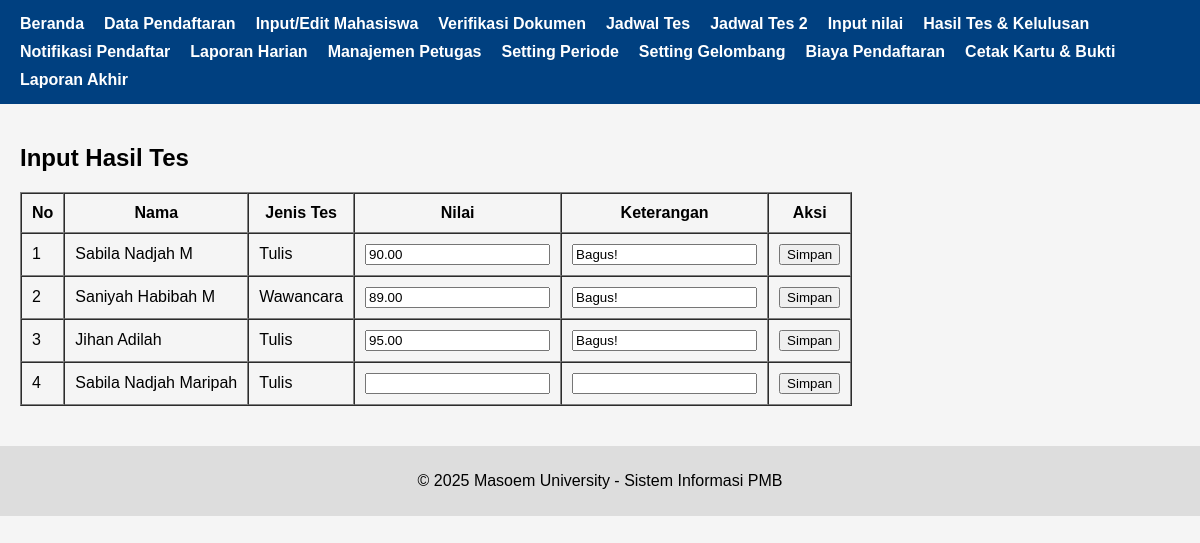
/pages/input_hasil_tes.php, run on the app's committed database.
### tables this page shows
CREATE TABLE `jadwal_tes` (
  `id` int(11) NOT NULL,
  `username` varchar(50) NOT NULL,
  `jenis_tes` varchar(50) NOT NULL,
  `tanggal_tes` date NOT NULL,
  `jam_tes` time NOT NULL,
  `lokasi` varchar(100) DEFAULT NULL,
  `nilai` decimal(5,2) DEFAULT NULL,
  `keterangan` text DEFAULT NULL
);

CREATE TABLE `pendaftar` (
  `id` int(11) NOT NULL,
  `username` varchar(50) DEFAULT NULL,
  `prodi` varchar(100) DEFAULT NULL,
  `nama` varchar(100) DEFAULT NULL,
  `whatsapp` varchar(20) DEFAULT NULL,
  `asal_sekolah` varchar(100) DEFAULT NULL,
  `tahun_lulus` int(11) DEFAULT NULL,
  `created_at` timestamp NOT NULL DEFAULT current_timestamp(),
  `status_verifikasi` enum('belum','sudah') DEFAULT 'belum',
  `status_kelulusan` enum('Lulus','Tidak Lulus','Belum Ditetapkan') DEFAULT 'Belum Ditetapkan',
  `bukti_pembayaran` varchar(255) DEFAULT NULL,
  `status_pembayaran` enum('belum','sudah') DEFAULT 'belum'
);

### pages/input_hasil_tes.php (the view, shortened to what this page needs)
<?php
include '../header.php';
$conn = new mysqli("localhost", "root", "", "pmb");
$result = $conn->query("
  SELECT j.*, p.nama FROM jadwal_tes j
  JOIN pendaftar p ON j.username = p.username
  ORDER BY j.tanggal_tes DESC
");
?>
<div class="container">
  <h2>Input Hasil Tes</h2>
  <table border="1" cellpadding="10" cellspacing="0">
    <tr>
      <th>No</th>
      <th>Nama</th>
      <th>Jenis Tes</th>
      <th>Nilai</th>
      <th>Keterangan</th>
      <th>Aksi</th>
    </tr>
    <?php $no = 1; while ($row = $result->fetch_assoc()): ?>
      <tr>
        <form method="post">
          <td><?= $no++ ?></td>
          <td><?= htmlspecialchars($row['nama']) ?></td>
          <td><?= htmlspecialchars($row['jenis_tes']) ?></td>
          <td>
            <input type="number" step="0.01" name="nilai" value="<?= htmlspecialchars($row['nilai']) ?>" required>
          </td>
          <td>
            <input type="text" name="keterangan" value="<?= htmlspecialchars($row['keterangan']) ?>" required>
          </td>
          <td>
            <button type="submit">Simpan</button>
          </td>
        </form>
      </tr>
    <?php endwhile; ?>
  </table>
</div>
<?php
include '../footer.php';
?>

### header.php (shortened to what this page needs)
<!DOCTYPE html>
<html>
<head>
  <link rel="stylesheet" href="assets/style.css">
</head>
<body>
  <nav>
    <ul>
      <li><a href="index.php">Beranda</a></li>
      <li><a href="pages/data_pendaftaran.php">Data Pendaftaran</a></li>
      <li><a href="pages/input_data_mahasiswa.php">Input/Edit Mahasiswa</a></li>
      <li><a href="pages/verifikasi_dokumen.php">Verifikasi Dokumen</a></li>
      <li><a href="pages/jadwal_tes.php">Jadwal Tes</a></li>
      <li><a href="pages/lihat_jadwal_tes.php">Jadwal Tes 2</a></li>
      <li><a href="pages/input_hasil_tes.php">Input nilai</a></li>
      <li><a href="pages/kelulusan.php">Hasil Tes & Kelulusan</a></li>
      <li><a href="pages/notifikasi_pendaftar.php">Notifikasi Pendaftar</a></li>
      <li><a href="pages/laporan_harian.php">Laporan Harian</a></li>
      <li><a href="pages/manajemen_akun.php">Manajemen Petugas</a></li>
      <li><a href="pages/setting_periode.php">Setting Periode</a></li>
      <li><a href="pages/setting_biaya_pendaftaran.php">Setting Gelombang</a></li>
      <li><a href="pages/verifikasi_pembayaran.php">Biaya Pendaftaran</a></li>
      <li><a href="pages/cetak_kartu.php">Cetak Kartu & Bukti</a></li>
      <li><a href="pages/laporan_akhir.php">Laporan Akhir</a></li>
    </ul>
  </nav>

### footer.php
<footer>
    <p>&copy; 2025 Masoem University - Sistem Informasi PMB</p>
  </footer>
</body>
</html>

### assets/style.css (style rules this page uses)
body { font-family: Arial, sans-serif; background-color: #f5f5f5; margin: 0; padding: 0; }
nav { background-color: #004080; padding: 10px; }
nav ul { list-style: none; margin: 0; padding: 0; display: flex; flex-wrap: wrap; }
nav li { margin: 5px 10px; }
nav a { color: white; text-decoration: none; font-weight: bold; }
.container { padding: 20px; }
footer { background-color: #ddd; text-align: center; padding: 10px; margin-top: 20px; }

### data on the page
jadwal_tes: pendaftar.nama "Sabila Nadjah M", jenis_tes "Tulis", nilai "90.00", keterangan "Bagus!"
jadwal_tes: pendaftar.nama "Saniyah Habibah M", jenis_tes "Wawancara", nilai "89.00", keterangan "Bagus!"
jadwal_tes: pendaftar.nama "Jihan Adilah", jenis_tes "Tulis", nilai "95.00", keterangan "Bagus!"
jadwal_tes: pendaftar.nama "Sabila Nadjah Maripah", jenis_tes "Tulis"
